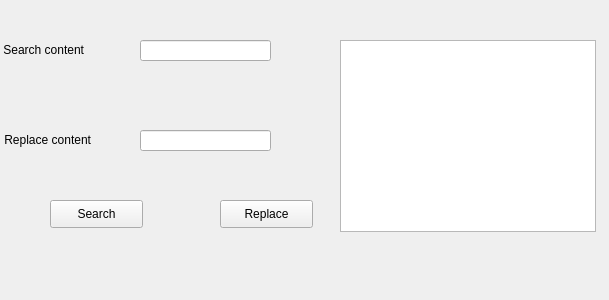
<?xml version="1.0" encoding="UTF-8"?>
<ui version="4.0">
 <class>Form</class>
 <widget class="QWidget" name="Form">
  <property name="geometry">
   <rect>
    <x>0</x>
    <y>0</y>
    <width>609</width>
    <height>300</height>
   </rect>
  </property>
  <property name="windowTitle">
   <string>Form</string>
  </property>
  <widget class="QLineEdit" name="lineEdit">
   <property name="geometry">
    <rect>
     <x>140</x>
     <y>40</y>
     <width>131</width>
     <height>21</height>
    </rect>
   </property>
  </widget>
  <widget class="QLineEdit" name="lineEdit_2">
   <property name="geometry">
    <rect>
     <x>140</x>
     <y>130</y>
     <width>131</width>
     <height>21</height>
    </rect>
   </property>
  </widget>
  <widget class="QLabel" name="label">
   <property name="geometry">
    <rect>
     <x>0</x>
     <y>34</y>
     <width>141</width>
     <height>31</height>
    </rect>
   </property>
   <property name="text">
    <string> Search content</string>
   </property>
  </widget>
  <widget class="QLabel" name="label_2">
   <property name="geometry">
    <rect>
     <x>1</x>
     <y>124</y>
     <width>141</width>
     <height>31</height>
    </rect>
   </property>
   <property name="text">
    <string> Replace content</string>
   </property>
  </widget>
  <widget class="QPushButton" name="pushButton">
   <property name="geometry">
    <rect>
     <x>50</x>
     <y>200</y>
     <width>93</width>
     <height>28</height>
    </rect>
   </property>
   <property name="text">
    <string>Search</string>
   </property>
  </widget>
  <widget class="QPushButton" name="pushButton_2">
   <property name="geometry">
    <rect>
     <x>220</x>
     <y>200</y>
     <width>93</width>
     <height>28</height>
    </rect>
   </property>
   <property name="text">
    <string>Replace</string>
   </property>
  </widget>
  <widget class="QTableWidget" name="tableWidget">
   <property name="geometry">
    <rect>
     <x>340</x>
     <y>40</y>
     <width>256</width>
     <height>192</height>
    </rect>
   </property>
  </widget>
 </widget>
 <resources/>
 <connections/>
</ui>
